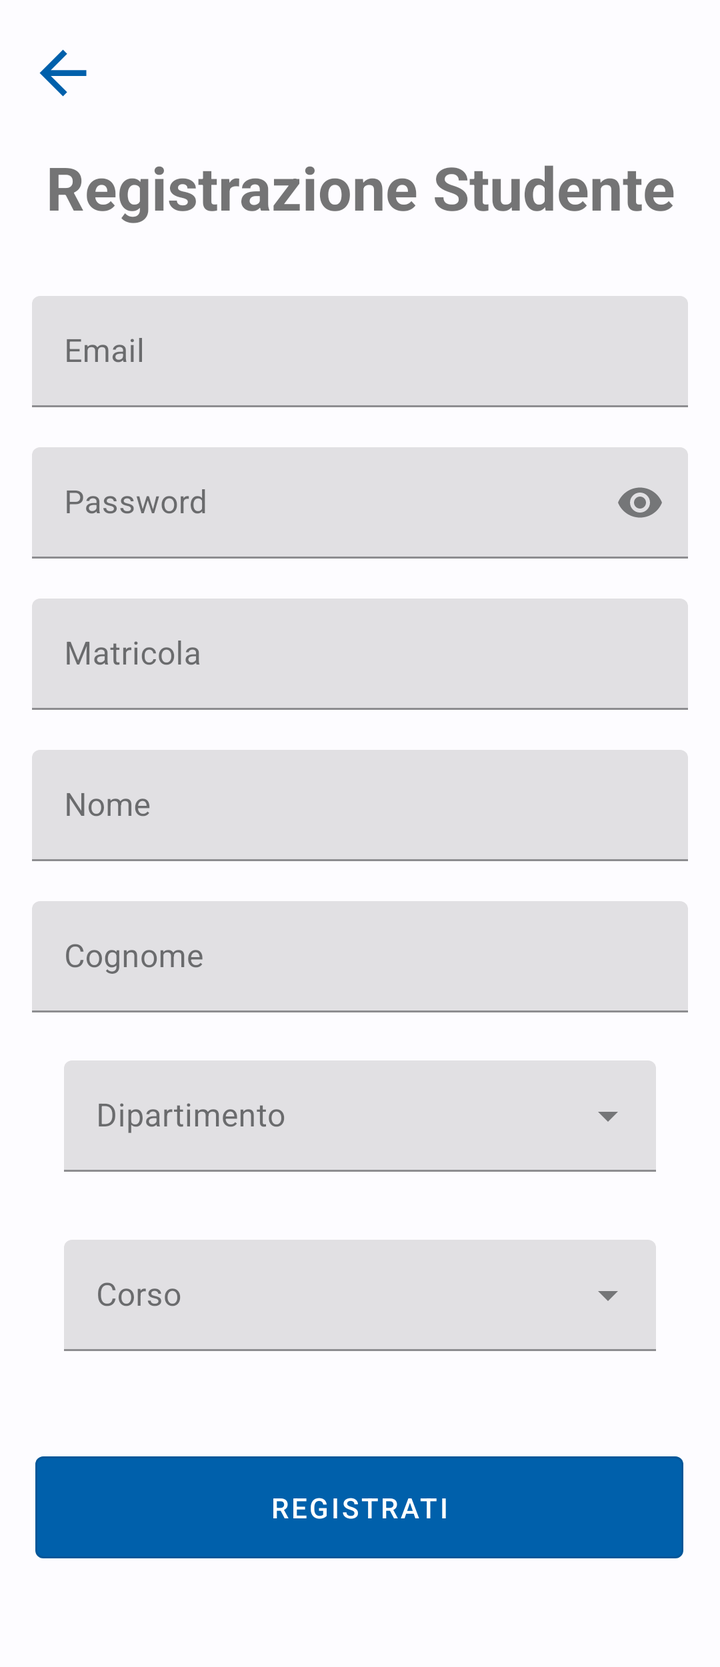
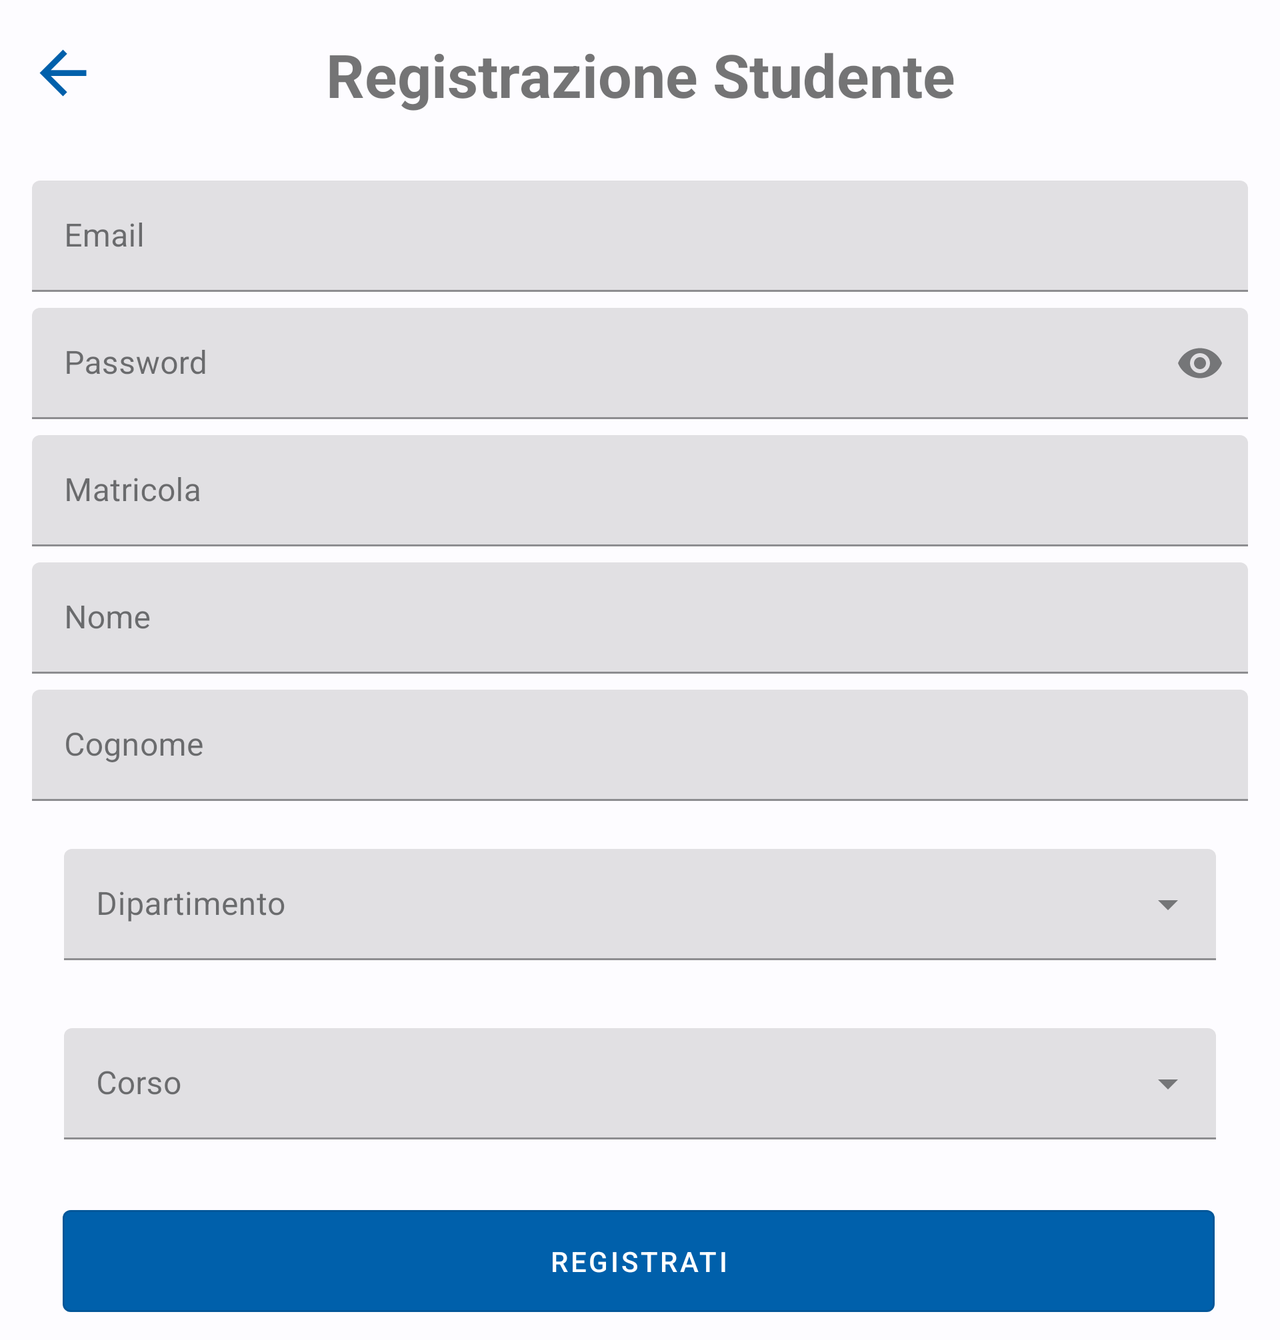

The same Android screen from two of the app's own layout files: first res/layout/ as a phone draws it, then the repository's variant for another configuration, drawn on a device whose configuration selects that folder. Both files follow.
<!-- AndroidManifest.xml: application theme AppTheme -->
<!-- res/layout/activity_registry.xml -->
<?xml version="1.0" encoding="utf-8"?>
<ScrollView xmlns:android="http://schemas.android.com/apk/res/android"
    xmlns:app="http://schemas.android.com/apk/res-auto"
    xmlns:tools="http://schemas.android.com/tools"
    android:layout_width="match_parent"
    android:layout_height="match_parent"
    tools:context=".registrazione.Registry">
<androidx.constraintlayout.widget.ConstraintLayout xmlns:android="http://schemas.android.com/apk/res/android"
        xmlns:app="http://schemas.android.com/apk/res-auto"
        xmlns:tools="http://schemas.android.com/tools"
        android:layout_width="match_parent"
        android:layout_height="match_parent"
        android:orientation="vertical"
        tools:context=".registrazione.Registry">

        <LinearLayout
            android:id="@+id/linearLayout2"
            android:layout_width="match_parent"
            android:layout_height="wrap_content"
            android:gravity="center"
            android:orientation="vertical"
            android:padding="16dp"
            app:layout_constraintBottom_toBottomOf="parent"
            app:layout_constraintTop_toTopOf="parent"
            app:layout_constraintVertical_bias="0.5"
            tools:layout_editor_absoluteX="0dp">

            <com.google.android.material.textfield.TextInputLayout
                android:layout_width="match_parent"
                android:layout_height="wrap_content"
                android:hint="@string/email"
                app:endIconMode="clear_text">

                <com.google.android.material.textfield.TextInputEditText
                    android:id="@+id/email"
                    android:layout_width="match_parent"
                    android:layout_height="wrap_content" />

            </com.google.android.material.textfield.TextInputLayout>

            <com.google.android.material.textfield.TextInputLayout
                android:layout_width="match_parent"
                android:layout_height="wrap_content"
                android:layout_marginTop="20dp"
                android:hint="@string/password"
                app:endIconMode="password_toggle">

                <com.google.android.material.textfield.TextInputEditText
                    android:id="@+id/password"
                    android:layout_width="match_parent"
                    android:layout_height="wrap_content"
                    android:inputType="textPassword" />

            </com.google.android.material.textfield.TextInputLayout>

            <com.google.android.material.textfield.TextInputLayout

                android:layout_width="match_parent"
                android:layout_height="wrap_content"
                android:layout_marginTop="20dp"
                android:hint="@string/matricola">

                <com.google.android.material.textfield.TextInputEditText
                    android:id="@+id/matricola"
                    android:layout_width="match_parent"
                    android:layout_height="wrap_content"
                    android:inputType="number" />

            </com.google.android.material.textfield.TextInputLayout>


            <com.google.android.material.textfield.TextInputLayout
                android:layout_width="match_parent"
                android:layout_height="wrap_content"
                android:layout_marginTop="20dp"
                android:hint="@string/nome"
                android:inputType="text">

                <com.google.android.material.textfield.TextInputEditText
                    android:id="@+id/edt_name"
                    android:layout_width="match_parent"
                    android:layout_height="wrap_content" />

            </com.google.android.material.textfield.TextInputLayout>

            <com.google.android.material.textfield.TextInputLayout
                android:layout_width="match_parent"
                android:layout_height="wrap_content"
                android:layout_marginTop="20dp"
                android:hint="@string/cognome">

                <com.google.android.material.textfield.TextInputEditText
                    android:id="@+id/edt_surname"
                    android:layout_width="match_parent"
                    android:layout_height="wrap_content" />

            </com.google.android.material.textfield.TextInputLayout>

            <com.google.android.material.textfield.TextInputLayout
                style="@style/Spinner"
                android:layout_width="match_parent"
                android:layout_height="wrap_content"
                android:hint="@string/dipartimento">

                <AutoCompleteTextView
                    android:id="@+id/spinner_dipartimento"
                    style="@style/Spinner"
                    android:layout_width="match_parent"
                    android:layout_height="wrap_content"
                    android:inputType="none" />

            </com.google.android.material.textfield.TextInputLayout>

            <com.google.android.material.textfield.TextInputLayout
                style="@style/Spinner"
                android:layout_width="match_parent"
                android:layout_height="wrap_content"
                android:gravity="top"
                android:hint="@string/corso">

                <AutoCompleteTextView
                    android:id="@+id/spinner_corso"
                    style="@style/Spinner"
                    android:layout_width="match_parent"
                    android:layout_height="wrap_content"
                    android:inputType="none" />

            </com.google.android.material.textfield.TextInputLayout>
        </LinearLayout>

        <Button
            android:id="@+id/btn_register"
            android:layout_width="0dp"
            style="@style/Widget.MaterialComponents.Button.OutlinedButton"
            android:layout_height="wrap_content"
            android:padding="16dp"
            android:text="@string/registrati"
            app:layout_constraintBottom_toBottomOf="parent"
            app:layout_constraintEnd_toEndOf="parent"
            app:layout_constraintHorizontal_bias="0.487"
            app:layout_constraintStart_toStartOf="parent"
            app:layout_constraintTop_toBottomOf="@+id/linearLayout2"
            app:layout_constraintVertical_bias="0.3"
            app:layout_constraintWidth_percent="0.9" />

    <TextView
        android:id="@+id/textView9"
        android:layout_width="match_parent"
        android:layout_height="wrap_content"
        android:text="@string/registrazione_studente"
        android:textAlignment="center"
        android:textSize="30sp"
        android:textStyle="bold"
        app:layout_constraintBottom_toTopOf="@+id/linearLayout2"
        app:layout_constraintTop_toTopOf="parent"
        app:layout_constraintVertical_bias="0.8"
        tools:layout_editor_absoluteX="0dp" />

    <com.google.android.material.button.MaterialButton
        android:id="@+id/my_icon_button"
        style="@style/Widget.Material3.Button.IconButton"
        android:layout_width="wrap_content"
        android:layout_height="wrap_content"
        android:onClick="esci"
        android:contentDescription="@string/home"
        app:icon="@drawable/baseline_arrow_back_24"
        app:iconSize="35dp"
        app:layout_constraintBottom_toTopOf="@+id/textView9"
        app:layout_constraintEnd_toEndOf="parent"
        app:layout_constraintHorizontal_bias="0.0"
        app:layout_constraintStart_toStartOf="parent"
        app:layout_constraintTop_toTopOf="parent"
        app:layout_constraintVertical_bias="0.0" />

</androidx.constraintlayout.widget.ConstraintLayout>
</ScrollView>
<!-- resources referenced by this layout -->
<resources>
  <!-- drawable baseline_arrow_back_24 (drawable) -->
  <vector android:autoMirrored="true" android:height="24dp"
       android:viewportHeight="24"
      android:viewportWidth="24" android:width="24dp" xmlns:android="http://schemas.android.com/apk/res/android">
      <path android:fillColor="?attr/colorOnPrimary" android:pathData="M20,11H7.83l5.59,-5.59L12,4l-8,8 8,8 1.41,-1.41L7.83,13H20v-2z"/>
  </vector>
  <string name="cognome">Cognome</string>
  <string name="corso">Corso</string>
  <string name="dipartimento">  Dipartimento</string>
  <string name="email">Email</string>
  <string name="home">Home</string>
  <string name="matricola">Matricola</string>
  <string name="nome">Nome</string>
  <string name="password">Password</string>
  <string name="registrati">Registrati</string>
  <string name="registrazione_studente">Registrazione Studente</string>
  <style name="Spinner" parent="Widget.MaterialComponents.AutoCompleteTextView.FilledBox">
          <item name="endIconMode">dropdown_menu</item>
      </style>
  <style name="Widget.MaterialComponents.Button.OutlinedButton" parent="Button.TextButton">
          <item name="android:paddingLeft">@dimen/mtrl_btn_padding_left</item>
          <item name="android:paddingRight">@dimen/mtrl_btn_padding_right</item>
          <item name="strokeColor">@color/mtrl_btn_stroke_color_selector</item>
          <item name="strokeWidth">@dimen/mtrl_btn_stroke_size</item>
      </style>
  <style name="Button.TextButton" parent="Widget.MaterialComponents.Button.UnelevatedButton">
          <item name="android:paddingLeft">@dimen/mtrl_btn_text_btn_padding_left</item>
          <item name="android:paddingRight">@dimen/mtrl_btn_text_btn_padding_right</item>
          <item name="iconTint">@color/mtrl_text_btn_text_color_selector</item>
          <item name="iconPadding">@dimen/mtrl_btn_text_btn_icon_padding</item>
          <item name="android:textColor">@color/md_theme_light_onPrimary</item>
          <item name="backgroundTint">@color/md_theme_light_primary</item>
          <item name="rippleColor">@color/md_theme_light_inversePrimary</item>
      </style>
  <color name="md_theme_light_primary">#0060AB</color>
  <color name="md_theme_light_onPrimary">#FFFFFF</color>
  <color name="md_theme_light_primaryContainer">#D3E3FF</color>
  <color name="md_theme_light_onPrimaryContainer">#001C39</color>
  <color name="md_theme_light_secondary">#00639A</color>
  <color name="md_theme_light_onSecondary">#FFFFFF</color>
  <color name="md_theme_light_secondaryContainer">#CEE5FF</color>
  <color name="md_theme_light_onSecondaryContainer">#001D32</color>
  <color name="md_theme_light_tertiary">#3C5BA9</color>
  <color name="md_theme_light_onTertiary">#FFFFFF</color>
  <color name="md_theme_light_tertiaryContainer">#DAE1FF</color>
  <color name="md_theme_light_onTertiaryContainer">#001849</color>
  <color name="md_theme_light_error">#BA1A1A</color>
  <color name="md_theme_light_errorContainer">#FFDAD6</color>
  <color name="md_theme_light_onError">#FFFFFF</color>
  <color name="md_theme_light_onErrorContainer">#410002</color>
  <color name="md_theme_light_background">#FDFCFF</color>
  <color name="md_theme_light_onBackground">#1A1C1E</color>
  <color name="md_theme_light_surface">#FDFCFF</color>
  <color name="md_theme_light_onSurface">#1A1C1E</color>
  <color name="md_theme_light_surfaceVariant">#DFE2EB</color>
  <color name="md_theme_light_onSurfaceVariant">#43474E</color>
  <color name="md_theme_light_outline">#73777F</color>
  <color name="md_theme_light_inverseOnSurface">#F1F0F4</color>
  <color name="md_theme_light_inverseSurface">#2F3033</color>
  <color name="md_theme_light_inversePrimary">#A3C9FF</color>
</resources>
<!-- res/layout-land/activity_registry.xml (the repository's variant of the layout above) -->
<!-- drawn on the phone turned sideways -->
<?xml version="1.0" encoding="utf-8"?>
<ScrollView xmlns:android="http://schemas.android.com/apk/res/android"
    xmlns:app="http://schemas.android.com/apk/res-auto"
    xmlns:tools="http://schemas.android.com/tools"
    android:layout_width="match_parent"
    android:layout_height="match_parent"
    tools:context=".registrazione.Registry">

    <androidx.constraintlayout.widget.ConstraintLayout
        android:layout_width="match_parent"
        android:layout_height="match_parent"
        android:orientation="vertical">

        <LinearLayout
            android:id="@+id/linearLayout2"
            android:layout_width="match_parent"
            android:layout_height="wrap_content"
            android:gravity="center"
            android:orientation="vertical"
            android:padding="16dp"
            app:layout_constraintBottom_toBottomOf="parent"
            app:layout_constraintTop_toTopOf="parent"
            app:layout_constraintVertical_bias="0.5"
            tools:layout_editor_absoluteX="0dp">

            <com.google.android.material.textfield.TextInputLayout
                android:layout_width="match_parent"
                android:layout_height="wrap_content"
                android:hint="@string/email"
                app:endIconMode="clear_text">

                <com.google.android.material.textfield.TextInputEditText
                    android:id="@+id/email"
                    android:layout_width="match_parent"
                    android:layout_height="wrap_content" />

            </com.google.android.material.textfield.TextInputLayout>

            <com.google.android.material.textfield.TextInputLayout
                android:layout_width="match_parent"
                android:layout_height="wrap_content"
                android:layout_marginTop="8dp"
                android:hint="@string/password"
                app:endIconMode="password_toggle">

                <com.google.android.material.textfield.TextInputEditText
                    android:id="@+id/password"
                    android:layout_width="match_parent"
                    android:layout_height="wrap_content"
                    android:inputType="textPassword" />

            </com.google.android.material.textfield.TextInputLayout>

            <com.google.android.material.textfield.TextInputLayout

                android:layout_width="match_parent"
                android:layout_height="wrap_content"
                android:layout_marginTop="8dp"
                android:hint="@string/matricola">

                <com.google.android.material.textfield.TextInputEditText
                    android:id="@+id/matricola"
                    android:layout_width="match_parent"
                    android:layout_height="wrap_content"
                    android:inputType="number" />

            </com.google.android.material.textfield.TextInputLayout>


            <com.google.android.material.textfield.TextInputLayout
                android:layout_width="match_parent"
                android:layout_height="wrap_content"
                android:layout_marginTop="8dp"
                android:hint="@string/nome"
                android:inputType="text">

                <com.google.android.material.textfield.TextInputEditText
                    android:id="@+id/edt_name"
                    android:layout_width="match_parent"
                    android:layout_height="wrap_content" />

            </com.google.android.material.textfield.TextInputLayout>

            <com.google.android.material.textfield.TextInputLayout
                android:layout_width="match_parent"
                android:layout_height="wrap_content"
                android:layout_marginTop="8dp"
                android:hint="@string/cognome">

                <com.google.android.material.textfield.TextInputEditText
                    android:id="@+id/edt_surname"
                    android:layout_width="match_parent"
                    android:layout_height="wrap_content" />

            </com.google.android.material.textfield.TextInputLayout>

            <com.google.android.material.textfield.TextInputLayout
                style="@style/Spinner"
                android:layout_width="match_parent"
                android:layout_height="wrap_content"
                android:hint="@string/dipartimento">

                <AutoCompleteTextView
                    android:id="@+id/spinner_dipartimento"
                    style="@style/Spinner"
                    android:layout_width="match_parent"
                    android:layout_height="wrap_content"
                    android:inputType="none" />

            </com.google.android.material.textfield.TextInputLayout>

            <com.google.android.material.textfield.TextInputLayout
                style="@style/Spinner"
                android:layout_width="match_parent"
                android:layout_height="wrap_content"
                android:gravity="top"
                android:hint="@string/corso">

                <AutoCompleteTextView
                    android:id="@+id/spinner_corso"
                    style="@style/Spinner"
                    android:layout_width="match_parent"
                    android:layout_height="wrap_content"
                    android:inputType="none" />

            </com.google.android.material.textfield.TextInputLayout>

        </LinearLayout>

        <Button
            android:id="@+id/btn_register"
            android:layout_width="0dp"
            style="@style/Widget.MaterialComponents.Button.OutlinedButton"
            android:layout_height="wrap_content"
            android:padding="16dp"
            android:text="@string/registrati"
            app:layout_constraintBottom_toBottomOf="parent"
            app:layout_constraintEnd_toEndOf="parent"
            app:layout_constraintHorizontal_bias="0.487"
            app:layout_constraintStart_toStartOf="parent"
            app:layout_constraintTop_toBottomOf="@+id/linearLayout2"
            app:layout_constraintVertical_bias="0.3"
            app:layout_constraintWidth_percent="0.9" />

        <TextView
            android:layout_width="match_parent"
            android:layout_height="wrap_content"
            android:text="@string/registraStudente"
            android:textAlignment="center"
            android:textSize="30sp"
            android:textStyle="bold"
            app:layout_constraintBottom_toTopOf="@+id/linearLayout2"
            app:layout_constraintTop_toTopOf="parent"
            app:layout_constraintVertical_bias="0.5"
            tools:layout_editor_absoluteX="0dp" />

        <com.google.android.material.button.MaterialButton
            android:id="@+id/my_icon_button"
            style="@style/Widget.Material3.Button.IconButton"
            android:layout_width="wrap_content"
            android:layout_height="wrap_content"
            android:onClick="esci"
            android:layout_marginBottom="1dp"
            android:contentDescription="@string/home"
            app:icon="@drawable/baseline_arrow_back_24"
            app:iconSize="35dp"
            app:layout_constraintBottom_toTopOf="@+id/linearLayout2"
            app:layout_constraintEnd_toEndOf="parent"
            app:layout_constraintHorizontal_bias="0.0"
            app:layout_constraintStart_toStartOf="parent"
            app:layout_constraintTop_toTopOf="parent"
            app:layout_constraintVertical_bias="0.0" />


    </androidx.constraintlayout.widget.ConstraintLayout>
</ScrollView>
<!-- resources referenced by the variant -->
<!-- as the phone turned sideways resolves them -->
<resources>
  <!-- drawable baseline_arrow_back_24 (drawable) -->
  <vector android:autoMirrored="true" android:height="24dp"
       android:viewportHeight="24"
      android:viewportWidth="24" android:width="24dp" xmlns:android="http://schemas.android.com/apk/res/android">
      <path android:fillColor="?attr/colorOnPrimary" android:pathData="M20,11H7.83l5.59,-5.59L12,4l-8,8 8,8 1.41,-1.41L7.83,13H20v-2z"/>
  </vector>
  <string name="cognome">Cognome</string>
  <string name="corso">Corso</string>
  <string name="dipartimento">  Dipartimento</string>
  <string name="email">Email</string>
  <string name="home">Home</string>
  <string name="matricola">Matricola</string>
  <string name="nome">Nome</string>
  <string name="password">Password</string>
  <string name="registraStudente">Registrazione Studente</string>
  <string name="registrati">Registrati</string>
  <style name="Spinner" parent="Widget.MaterialComponents.AutoCompleteTextView.FilledBox">
          <item name="endIconMode">dropdown_menu</item>
      </style>
  <style name="Widget.MaterialComponents.Button.OutlinedButton" parent="Button.TextButton">
          <item name="android:paddingLeft">@dimen/mtrl_btn_padding_left</item>
          <item name="android:paddingRight">@dimen/mtrl_btn_padding_right</item>
          <item name="strokeColor">@color/mtrl_btn_stroke_color_selector</item>
          <item name="strokeWidth">@dimen/mtrl_btn_stroke_size</item>
      </style>
  <style name="Button.TextButton" parent="Widget.MaterialComponents.Button.UnelevatedButton">
          <item name="android:paddingLeft">@dimen/mtrl_btn_text_btn_padding_left</item>
          <item name="android:paddingRight">@dimen/mtrl_btn_text_btn_padding_right</item>
          <item name="iconTint">@color/mtrl_text_btn_text_color_selector</item>
          <item name="iconPadding">@dimen/mtrl_btn_text_btn_icon_padding</item>
          <item name="android:textColor">@color/md_theme_light_onPrimary</item>
          <item name="backgroundTint">@color/md_theme_light_primary</item>
          <item name="rippleColor">@color/md_theme_light_inversePrimary</item>
      </style>
  <color name="md_theme_light_primary">#0060AB</color>
  <color name="md_theme_light_onPrimary">#FFFFFF</color>
  <color name="md_theme_light_primaryContainer">#D3E3FF</color>
  <color name="md_theme_light_onPrimaryContainer">#001C39</color>
  <color name="md_theme_light_secondary">#00639A</color>
  <color name="md_theme_light_onSecondary">#FFFFFF</color>
  <color name="md_theme_light_secondaryContainer">#CEE5FF</color>
  <color name="md_theme_light_onSecondaryContainer">#001D32</color>
  <color name="md_theme_light_tertiary">#3C5BA9</color>
  <color name="md_theme_light_onTertiary">#FFFFFF</color>
  <color name="md_theme_light_tertiaryContainer">#DAE1FF</color>
  <color name="md_theme_light_onTertiaryContainer">#001849</color>
  <color name="md_theme_light_error">#BA1A1A</color>
  <color name="md_theme_light_errorContainer">#FFDAD6</color>
  <color name="md_theme_light_onError">#FFFFFF</color>
  <color name="md_theme_light_onErrorContainer">#410002</color>
  <color name="md_theme_light_background">#FDFCFF</color>
  <color name="md_theme_light_onBackground">#1A1C1E</color>
  <color name="md_theme_light_surface">#FDFCFF</color>
  <color name="md_theme_light_onSurface">#1A1C1E</color>
  <color name="md_theme_light_surfaceVariant">#DFE2EB</color>
  <color name="md_theme_light_onSurfaceVariant">#43474E</color>
  <color name="md_theme_light_outline">#73777F</color>
  <color name="md_theme_light_inverseOnSurface">#F1F0F4</color>
  <color name="md_theme_light_inverseSurface">#2F3033</color>
  <color name="md_theme_light_inversePrimary">#A3C9FF</color>
</resources>
